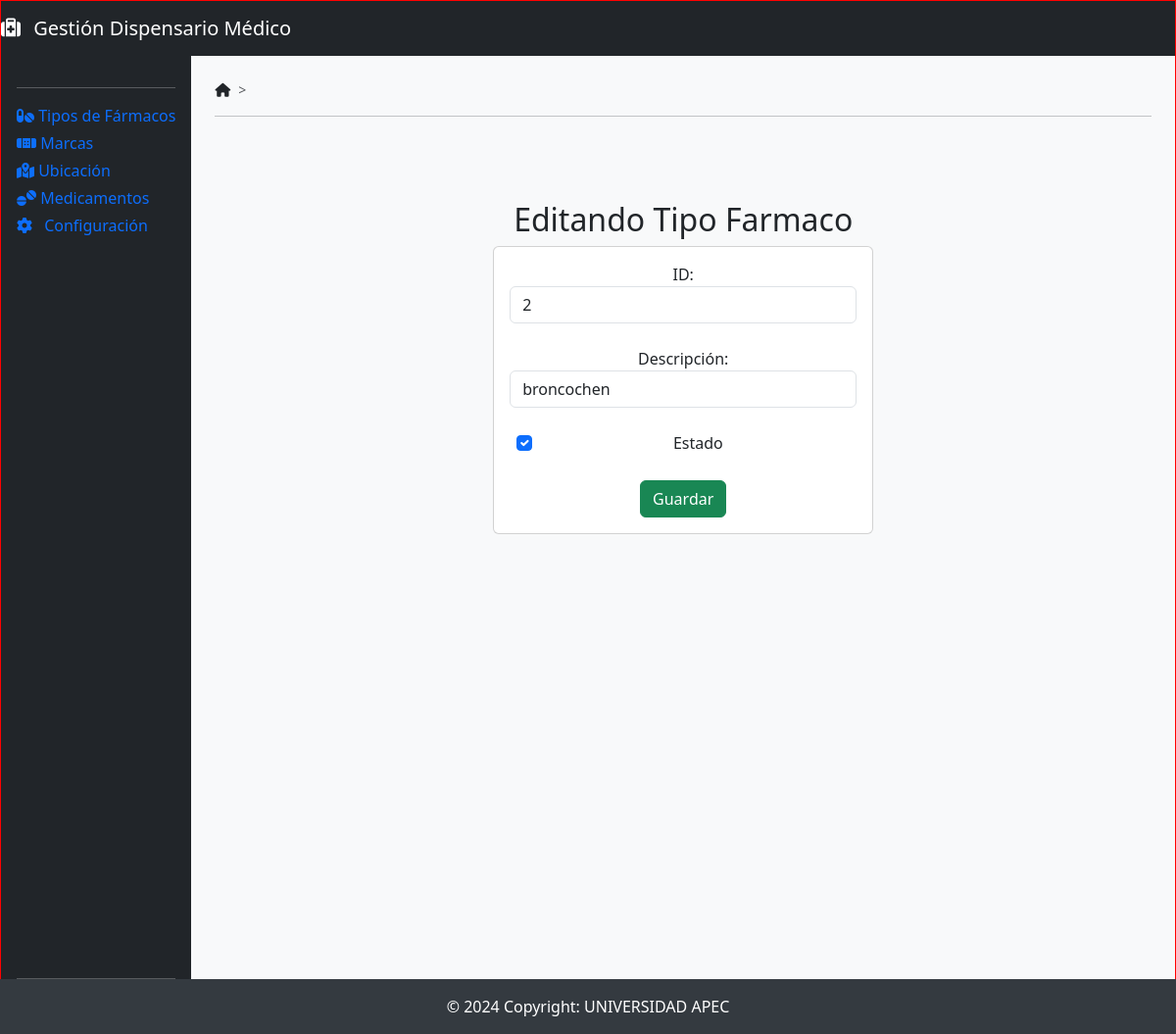
Page /edicionTipoFarmaco/2 on the committed database.
### DispensarioMedico/models.py (models this page shows, shortened)
class Tipofarmacos(models.Model):
    idtipofarmaco = models.AutoField(db_column='idTipoFarmaco', primary_key=True)  # Field name made lowercase.
    descripcion = models.TextField(db_column='Descripcion', blank=True, null=True)  # Field name made lowercase.
    estado = models.TextField(db_column='Estado', blank=True, null=True)  # Field name made lowercase. This field type is a guess.
    class Meta:
        managed = False
        db_table = 'TipoFarmacos'

### DispensarioMedico/views.py (the view)
# urls.py: path('edicionTipoFarmaco/<idtipofarmaco>', views.edicionTipoFarmaco, name='edicionTipoFarmaco'),
def edicionTipoFarmaco(request, idtipofarmaco):
    tipoFarmaco = Tipofarmacos.objects.get(idtipofarmaco=idtipofarmaco)
    return render(request, 'edicionTipoFarmaco.html', {'tipoFarmaco': tipoFarmaco})

### DispensarioMedico/templates/edicionTipoFarmaco.html (shortened to what this page needs)
{% extends "./base.html" %}
{% block body %}
        <div class="col-md-5">
            <h2>Editando Tipo Farmaco</h2>
            <div class="card">
              <div class="card-body">
                  <form action="/editarTipoFarmaco/" method="POST" enctype="multipart/form-data">{% csrf_token %}
                      <div class="form-group">
                          <label for="">ID:</label>
                          <input type="text"
                                 name="txtIdTipoFarmaco"
                                 value="{{tipoFarmaco.idtipofarmaco }}"
                                 class="form-control"
                                 placeholder="ID"
                                 readonly>
                      </div>
                      <br>
                      <div class="form-group">
                          <label for="">Descripción:</label>
                          <input type="text"
                                 name="txtDescripcionTipoFarmaco"
                                 value="{{tipoFarmaco.descripcion}}"
                                 class="form-control"
                                 placeholder="Descripcion"
                                 minlength="1"
                                 maxlength="500"
                                 required>
                      </div>
                      <br>
                      <div class="form-group" style="margin-left: 0.4rem">
                          <div class="form-check">
                              <input class="form-check-input"
                                      type="checkbox"
                                      name="txtEstadoTipoFarmaco"
                                      id="txtEstadoTipoFarmacos"
                                      {% if tipoFarmaco.estado == 1 %}checked{% endif %}>
                              <label class="form-check-label" for="gridCheck">Estado</label>
                          </div>
                      </div>
                      <br>
                      <div class="form-group">
                          <button type="submit" class="btn btn-success btn-block text-white">Guardar</button>
                      </div>
                  </form>
              </div>
          </div>
        </div>
{% endblock body %}

### DispensarioMedico/static/css/baseDesign.css (style rules this page uses)
body { height: 1000px; border: 1px solid red; position: relative; }

### rows in the picture
Tipofarmacos: txtIdTipoFarmaco "2", txtDescripcionTipoFarmaco "broncochen", Estado "☑"
